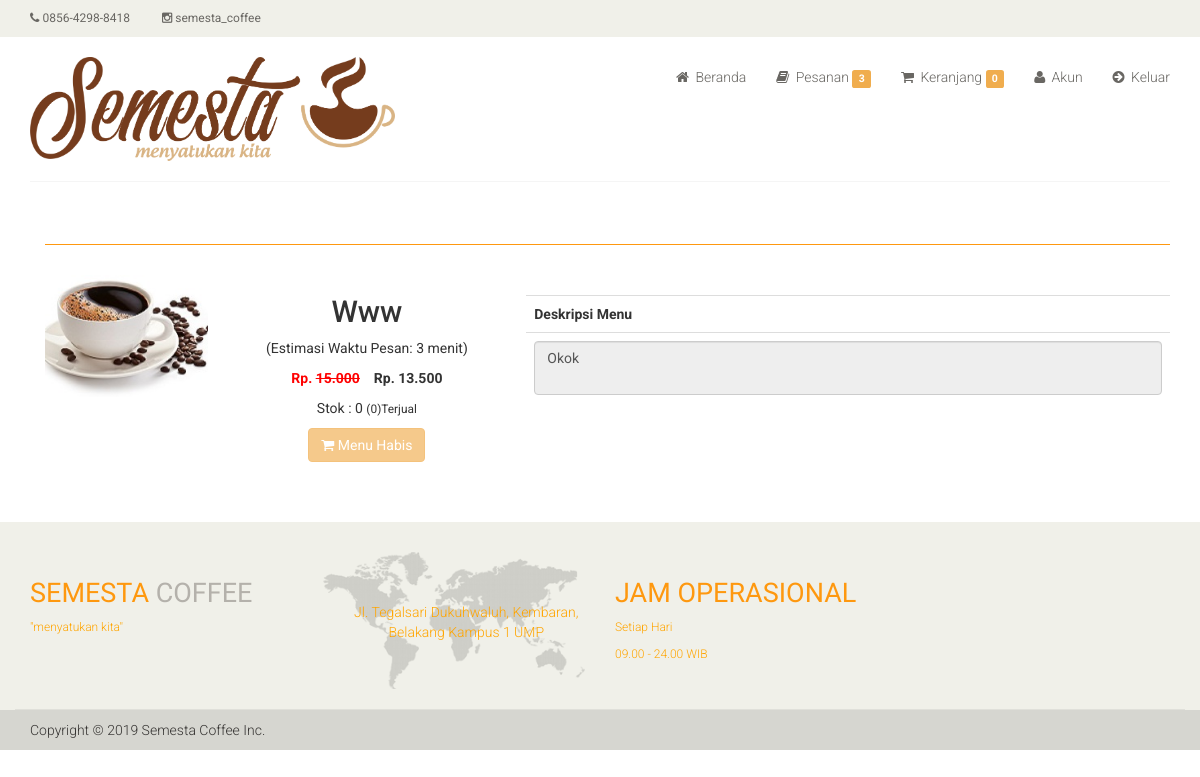
/ee11cbb19052e40b07aac0ca060c23ee/index.php?i=detail-barang&id=35 (signed in), run on an earlier commit of the app's database.
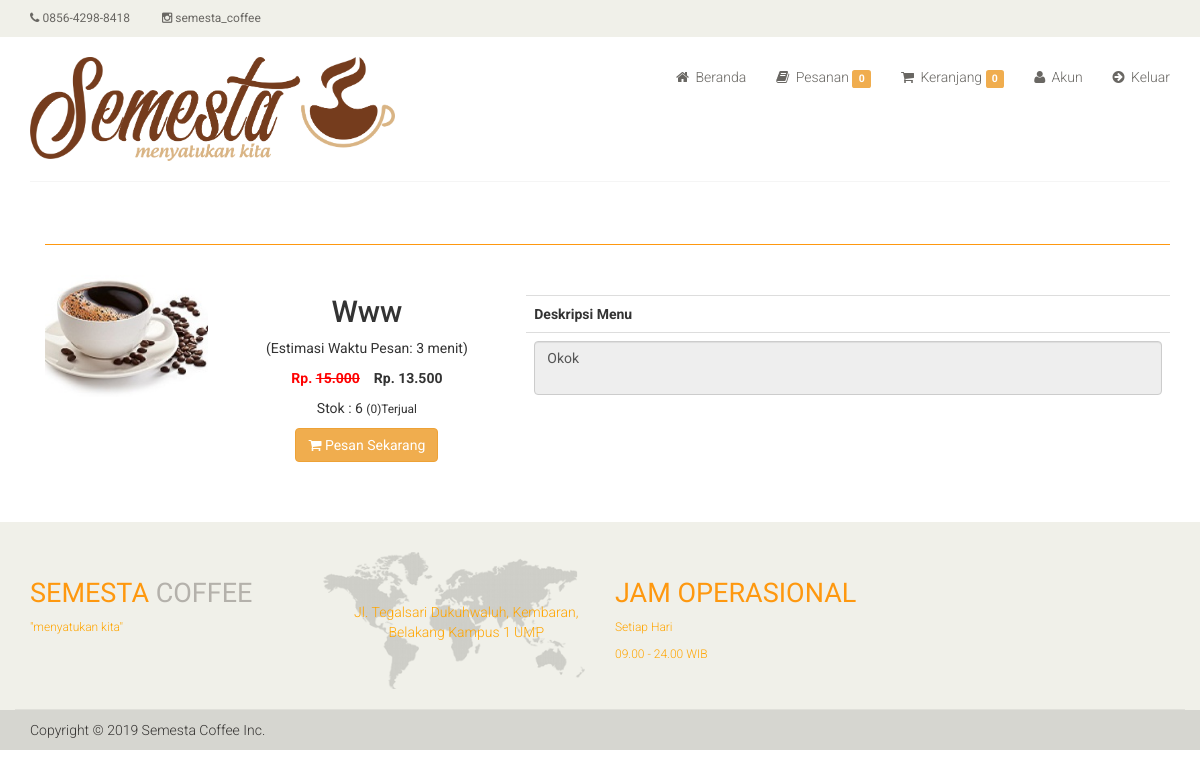
And on a later commit of the database.
### tables this page shows
CREATE TABLE `m_barang` (
  `brg_id` int(11) NOT NULL,
  `judul` varchar(100) NOT NULL,
  `estimasi_menu` varchar(255) NOT NULL,
  `penerbit_id` int(11) DEFAULT NULL,
  `thn_terbit` varchar(100) DEFAULT NULL,
  `kota_terbit` varchar(100) DEFAULT NULL,
  `stok` int(11) NOT NULL,
  `jenis_id` int(11) DEFAULT NULL,
  `kategori_id` int(11) NOT NULL,
  `kategoriacc_id` int(11) DEFAULT NULL,
  `penulis_id` int(11) DEFAULT NULL,
  `harga_beli` int(11) NOT NULL,
  `harga_jual` int(11) NOT NULL,
  `jml_terjual` int(11) NOT NULL,
  `diskon` double(8,2) NOT NULL,
  `berat` double(8,2) DEFAULT NULL,
  `jml_halaman` int(11) DEFAULT NULL,
  `image` varchar(100) NOT NULL,
  `deskripsi` varchar(1000) NOT NULL
);

### functions.php (called while the page is built, shortened)
<?php
function getRealIpAddr()
{
    if (!empty($_SERVER['HTTP_CLIENT_IP'])) {
        $ip = $_SERVER['HTTP_CLIENT_IP'];
    } elseif (!empty($_SERVER['HTTP_X_FORWARDED_FOR'])) {
        $ip = $_SERVER['HTTP_X_FORWARDED_FOR'];
    } else {
        $ip = $_SERVER['REMOTE_ADDR'];
    }
    return $ip;
}

### ee11cbb19052e40b07aac0ca060c23ee/dtl_barang.php (the view, shortened to what the changed rows need)
<section>
	<div class="container">
		<div class="row">
			<?php
			$sbuku = mysqli_query($koneksi, "SELECT * FROM m_barang a
								  			 LEFT OUTER JOIN l_kategori b on a.kategori_id = b.kategori_id
								  			 LEFT OUTER JOIN l_penerbit c on a.penerbit_id = c.penerbit_id
								  			 LEFT OUTER JOIN l_penulis d on a.penulis_id = d.penulis_id
											 WHERE brg_id = '$_GET[id]'");
			$hbuku = mysqli_fetch_array($sbuku);
			?>
			<div class="col-sm-12 padding-right">
				<div class="category-tab">
					<div class="col-sm-12">
						<ul class="nav nav-tabs">
						</ul>
					</div>
					<div class="tab-content">
						<div class="tab-pane fade active in">
							<div class="col-sm-2">
								<div class="">
									<div class="single-products">
										<div class="productinfo text-right">
											<img class="img img-responsive" src="../<?php echo md5('admin') ?>/dist/img/buku/<?php echo $hbuku['image'] ?>" style="align-content: center;" />
										</div>
									</div>
								</div>
							</div>
							<div class="col-sm-3">
								<div class="">
									<div class="single-products">
										<div class="text-center">
											<h2><?php echo $hbuku['judul'] ?></h2>
											<p>(Estimasi Waktu Pesan: <?php echo $hbuku['estimasi_menu'] ?> menit)</p>
											<?php
											$diskon = $hbuku['diskon'] / 100;
											if ($diskon > 0) {
												$harga = $hbuku['harga_jual'] * $diskon;
												$hrg = $hbuku['harga_jual'] - $harga;
												?>
												<font style="color:red"><b>Rp. <strike><?php echo number_format($hbuku['harga_jual'], 0, ",", ".") ?></strike></b></font>
												<font>&nbsp;&nbsp;</font>
												<font><b> Rp. <?php echo number_format($hrg, 0, ",", ".") ?></b></font>
											<?php
											} else {
												?>
												<p><b>Rp. <?php echo number_format($hbuku['harga_jual'], 0, ",", ".") ?></b></p>
											<?php
											}
											?>
											<p>Stok : <?php echo $hbuku['stok'] ?> <small>(<?php echo $hbuku['jml_terjual'] ?>)Terjual</small></p>
											<a href="?i=<?php echo md5('beli') ?>&idbrg=<?php echo $hbuku['brg_id'] ?>" class="btn btn-warning" <?php if ($hbuku['stok'] == 0) {
																																					echo "disabled";
																																				} else {
																																					echo "";
																																				} ?>><i class="fa fa-shopping-cart"></i>
												<?php if ($hbuku['stok'] == 0) {
													echo "Menu Habis";
												} else {
													echo "Pesan Sekarang";
												} ?> </a>
										</div><br />
									</div>
								</div>
							</div>
							<div class="col-sm-7">
								<div class="">
									<div class="single-products">
										<div class="table-responsive">
											<table class="table">
												<tr>
													<th>Deskripsi Menu</th>
												</tr>
												<tr>
													<td>
														<textarea class="form-control" readonly><?php echo $hbuku['deskripsi'] ?></textarea>
													</td>
												</tr>
											</table>
										</div>
									</div>
								</div>
							</div>
						</div>
					</div>
				</div>
			</div>
		</div>
	</div>
</section><br /><br />

### ee11cbb19052e40b07aac0ca060c23ee/index.php (shortened to what the changed rows need)
<?php
require_once("../functions.php");
if (empty($_SESSION['id'])) {
	?>
	<script>
		window.location = "../";
		alert("Silahkan Login Terlebih Dahulu!!!");
		// Swal.fire({
		// 	title: 'Silahkan login dulu yaa kak,',
		// 	animation: false,
		// 	customClass: {
		// 		popup: 'animated tada'
		// 	},
		// 	text: "",
		// 	type: 'warning',
		// 	showCancelButton: false,
		// 	confirmButtonColor: '#FFA500',
		// 	confirmButtonText: 'Yaa, login'
		// }).then((result) => {
		// 	if (result.value) {
		// 		window.location = "../";
		// 	}
		// })
	</script>
	<?php
	} else {
		$a = mysqli_query($koneksi, "SELECT * FROM m_user WHERE user_id = '$_SESSION[id]'");
		$h = mysqli_fetch_array($a);
		if ($h['level_id'] != 2) {
			header("Location: ../login_val.php?lv=$h[level_id]");
		} else {
			?>
		<!DOCTYPE html>
		<html lang="en">
		<head>
			<link href="../css/bootstrap.min.css" rel="stylesheet">
			<link href="../css/font-awesome.min.css" rel="stylesheet">
			<link href="../css/prettyPhoto.css" rel="stylesheet">
			<link href="../css/price-range.css" rel="stylesheet">
			<link href="../css/animate.css" rel="stylesheet">
			<link href="../css/main.css" rel="stylesheet">
			<link href="../css/responsive.css" rel="stylesheet">
		</head>
		<body>
			<header id="header">
				<div class="header_top">
					<div class="container">
						<div class="row">
							<div class="col-sm-6">
								<div class="contactinfo">
									<ul class="nav nav-pills">
										<li><a href="#"><i class="fa fa-phone"></i> 0856-4298-8418</a></li>
										<li><a href="https://www.instagram.com/semesta_coffee/" target="_blank"><i class="fa fa-instagram"></i> semesta_coffee</a></li>
									</ul>
								</div>
							</div>
						</div>
					</div>
				</div>
				<div class="header-middle">
					<div class="container">
						<div class="row">
							<div class="col-sm-4">
								<div class="logo pull-left">
									<a href="?i="><img class="img img-responsive" src="../images/logo_header.png" width="390" height="95"></a>
								</div>
							</div>
							<div class="col-sm-8">
								<div class="shop-menu pull-right">
									<ul class="nav navbar-nav">
										<?php
												$sker = mysqli_query($koneksi, "SELECT * FROM t_keranjang WHERE user_id = '$_SESSION[id]' AND ip  = '" . getRealIpAddr() . "'  and pemesanan_id = 1");
												$nker = mysqli_num_rows($sker);
												$sker1 = mysqli_query($koneksi, "SELECT * FROM t_pemesanan a WHERE a.status_id < '5' AND a.user_id = '$_SESSION[id]'");
												$nker1 = mysqli_num_rows($sker1);
												?>
										<li><a href="?i=beranda"><i class="fa fa-home"></i> Beranda</a></li>
										<li><a href="?i=list_pemesanan"><i class="fa fa-book"></i> Pesanan
												<span class="label label-warning"><?php echo $nker1 ?></span></a></li>
										<li><a href="?i=keranjang"><i class="fa fa-shopping-cart"></i> Keranjang
												<span class="label label-warning"><?php echo $nker ?></span></a></li>
										<li><a href="?i=saya"><i class="fa fa-user"></i> Akun</a></li>
										<li><a href="../logout.php"><i class="fa  fa-arrow-circle-right"></i> Keluar</a></li>
									</ul>
								</div>
							</div>
						</div>
					</div>
				</div>
				<div class="header-bottom">
					<div class="container">
						<div class="row">
							<div class="col-sm-9">
							</div>
							<div class="col-sm-12">
							</div>
						</div>
					</div>
				</div>
			</header>
			<?php
					switch ($_GET['i']) {
						case 'detail-barang':
							require_once('dtl_barang.php');
							break;
							?>
				<?php
					}
					?>
				<footer id="footer">
					<div class="footer-top">
						<div class="container">
							<div class="row">
								<div class="col-sm-3">
									<div class="companyinfo">
										<h2><span>Semesta</span> Coffee</h2>
										<p style="color: orange;">"menyatukan kita"</p>
									</div>
								</div>
								<div class="col-sm-3">
									<div class="address">
										<img src="../images/home/map.png" alt="" />
										<p style="text-align:center; color: orange;">Jl. Tegalsari Dukuhwaluh, Kembaran, Belakang Kampus 1 UMP</p>
									</div>
								</div>
								<div class="col-sm-3">
									<div class="companyinfo">
										<h2><span>Jam Operasional</span></h2>
										<p style="color: orange;">Setiap Hari</p>
										<p style="color: orange;">09.00 - 24.00 WIB</p>
									</div>
								</div>
							</div>
						</div>
					</div>
					<div class="footer-bottom">
						<div class="container">
							<div class="row">
								<p class="pull-left">Copyright © 2019 Semesta Coffee Inc.</p>
							</div>
						</div>
					</div>
				</footer>
		</body>
		</html>
<?php
	}
}
?>

What changed in the data, as far as the page shows it:
changed m_barang "Www": stok "0" → "6"
Also different on the page:
$nker1: "3" → "0"
text no longer shown: "Menu Habis"
text now shown: "Pesan Sekarang"
